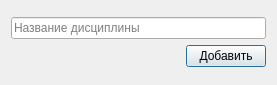
<?xml version="1.0" encoding="UTF-8"?>
<ui version="4.0">
 <class>AddDisciplineDialog</class>
 <widget class="QDialog" name="AddDisciplineDialog">
  <property name="geometry">
   <rect>
    <x>0</x>
    <y>0</y>
    <width>277</width>
    <height>85</height>
   </rect>
  </property>
  <property name="windowTitle">
   <string>Dialog</string>
  </property>
  <layout class="QGridLayout" name="gridLayout">
   <item row="0" column="0">
    <layout class="QVBoxLayout" name="verticalLayout_2">
     <item>
      <layout class="QVBoxLayout" name="verticalLayout">
       <item>
        <widget class="QLineEdit" name="disciplineLine">
         <property name="placeholderText">
          <string>Название дисциплины</string>
         </property>
        </widget>
       </item>
      </layout>
     </item>
     <item>
      <layout class="QHBoxLayout" name="horizontalLayout">
       <item>
        <spacer name="horizontalSpacer">
         <property name="orientation">
          <enum>Qt::Horizontal</enum>
         </property>
         <property name="sizeHint" stdset="0">
          <size>
           <width>48</width>
           <height>20</height>
          </size>
         </property>
        </spacer>
       </item>
       <item>
        <widget class="QPushButton" name="addDisciplineButton">
         <property name="text">
          <string>Добавить</string>
         </property>
        </widget>
       </item>
      </layout>
     </item>
    </layout>
   </item>
  </layout>
 </widget>
 <resources/>
 <connections/>
</ui>
